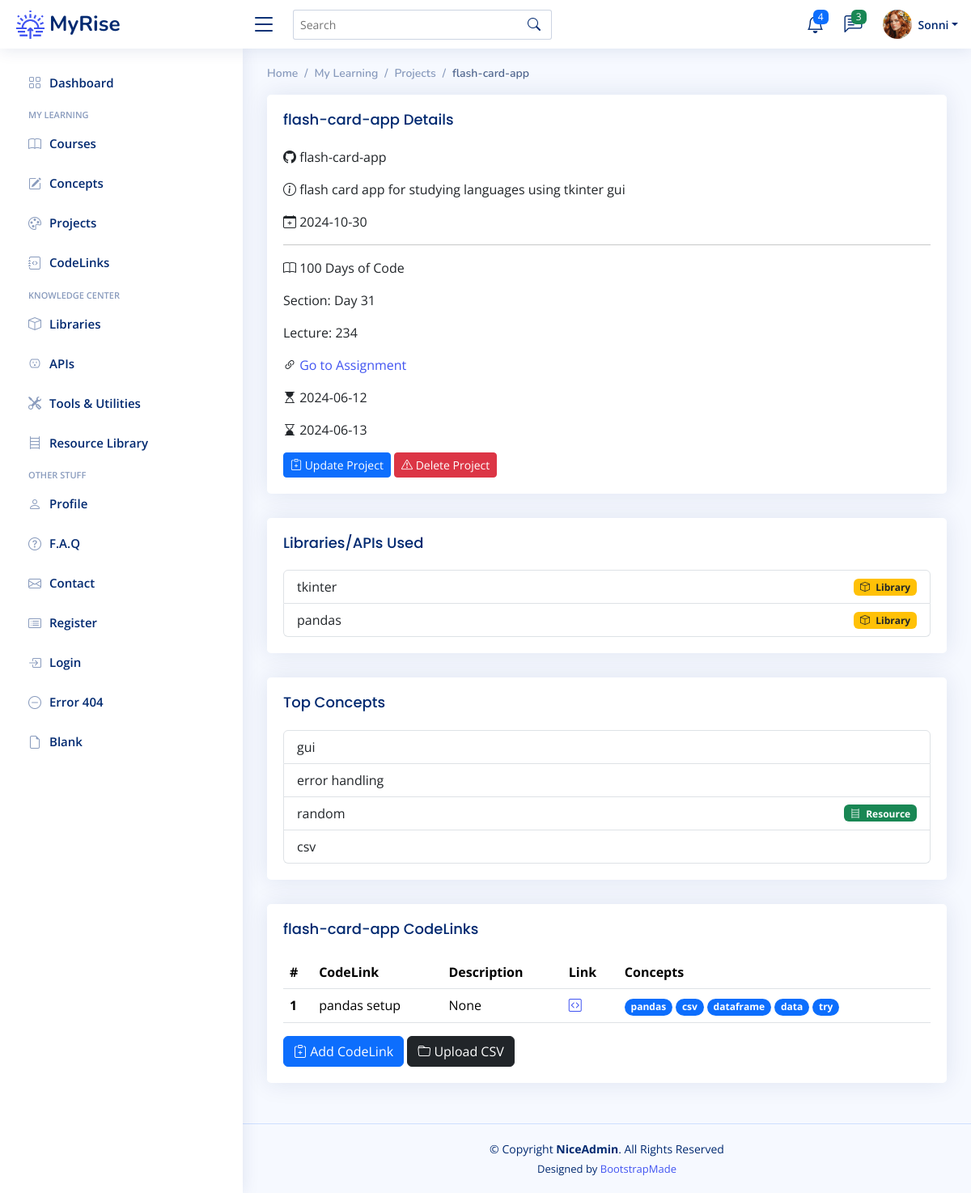
/projects/1 (signed in), run on an earlier commit of the app's database.
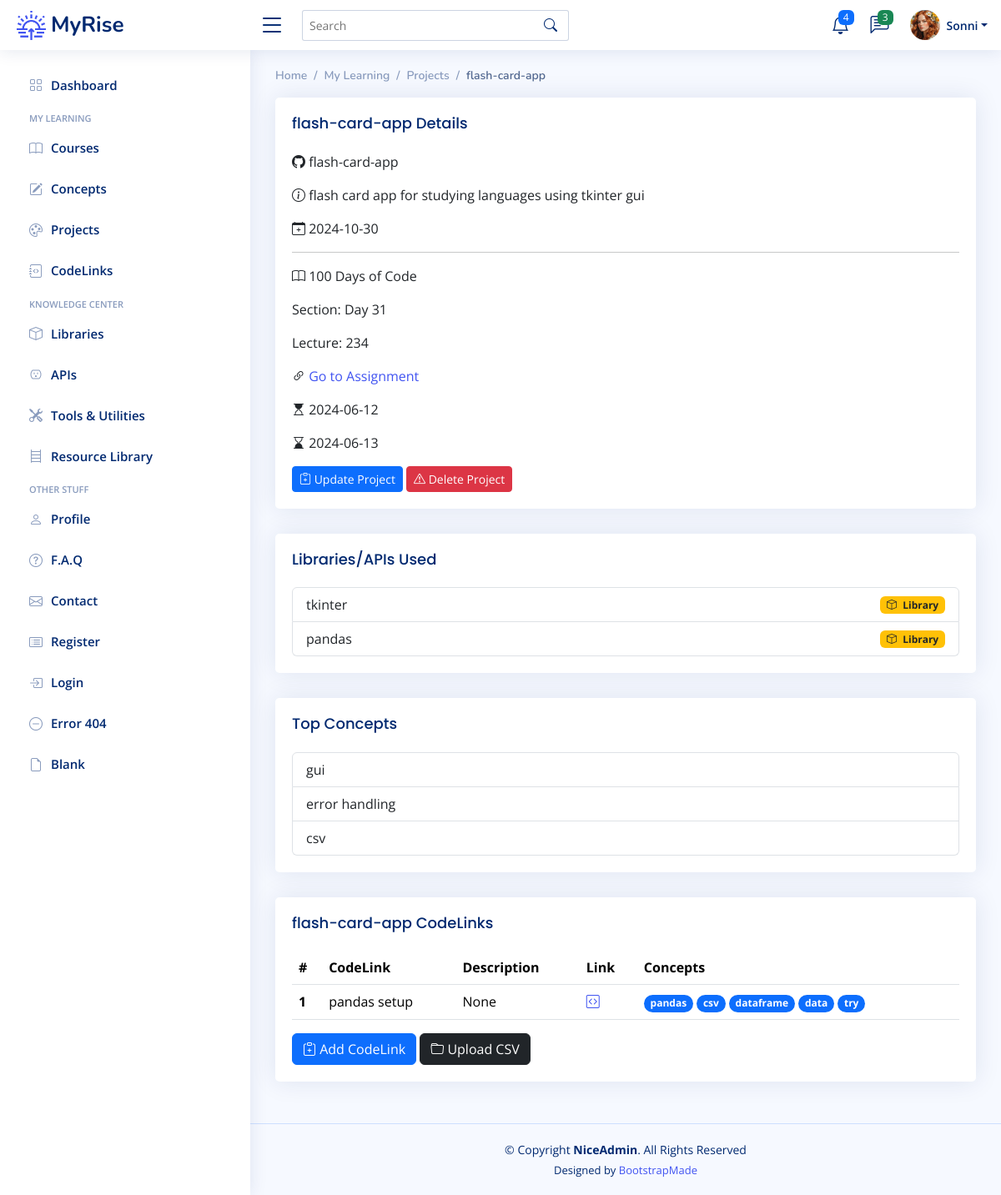
And on a later commit of the database.
### app/models.py (models this page shows)
class Concept(db.Model):
    __tablename__ = "concepts"
    id: Mapped[int] = mapped_column(Integer, primary_key=True)
    concept_term: Mapped[str] = mapped_column(String(50), nullable=False)
    category: Mapped[str] = mapped_column(String(100), nullable=True)
    description: Mapped[str] = mapped_column(Text, nullable=True)
    date_added: Mapped[datetime.date] = mapped_column(Date, nullable=False)

class CodeLink(db.Model):
    __tablename__ = "codelinks"
    id: Mapped[int] = mapped_column(Integer,primary_key=True)
    name: Mapped[str] = mapped_column(String(250), nullable=False)
    description: Mapped[str] = mapped_column(Text, nullable=True)
    link: Mapped[str] = mapped_column(String(250), nullable=False)
    repo_id: Mapped[int] = mapped_column(Integer, ForeignKey(Repository.id), index=True)
    repo: Mapped["Repository"] = relationship(back_populates="codelinks")
    project_id: Mapped[int] = mapped_column(Integer, ForeignKey(Project.id), index=True)
    project: Mapped["Project"] = relationship(back_populates="codelinks")
    concepts: Mapped[List["Concept"]] = relationship('Concept', secondary=codelink_concept, backref='codelinks')
    user_id: Mapped[int] = mapped_column(Integer, ForeignKey(User.id), index=True)
    user: Mapped["User"] = relationship(back_populates="codelinks")

### app/routes.py (the view)
@app.route('/projects/<int:num>')
@login_required
def project_detail(num):
    target_project = db.get_or_404(Project, num)
    proj_concepts = []
    proj_codelinks = db.session.execute(db.select(CodeLink).where(CodeLink.project_id == num)).scalars().all()
    for concept in target_project.concepts:
        proj_concepts.append(concept)
    return render_template('project-detail.html',
                           project=target_project,
                           concepts=proj_concepts,
                           concept_badge=concept_categories,
                           codelinks=proj_codelinks)

### app/models.py (called while the page is built)
@login_manager.user_loader
def load_user(user_id):
    return db.get_or_404(User, user_id)

### app/templates/project-detail.html (shortened to what the changed rows need)
{% extends 'base.html' %}
{% from 'bootstrap5/form.html' import render_form %}
{% block content %}
	<main id="main" class="main">
		<div class="card">
            <div class="card-body">
              <ul class="list-group">
				  {% for concept in concepts %}
				  {% if concept.category == 'library' or concept.category == 'api' %}
				  <li class="list-group-item d-flex justify-content-between align-items-center">
					  {{ concept.concept_term }}
					  <span class="badge {{ concept_badge[concept.category][1] }}"><i class="bi {{ concept_badge[concept.category][2] }} me-1"></i> {{ concept_badge[concept.category][0] }}</span>
                </li>
				  {% endif %}
				  {% endfor %}
              </ul>
            </div>
          </div>
	<div class="card">
            <div class="card-body">
              <ul class="list-group">
				  {% for concept in concepts %}
				  {% if concept.category != 'library' and concept.category != 'api' %}
				  <li class="list-group-item d-flex justify-content-between align-items-center">
					  {{ concept.concept_term }}
					  {% if concept.category %}
					  <span class="badge {{ concept_badge[concept.category][1] }}"><i class="bi {{ concept_badge[concept.category][2] }} me-1"></i> {{ concept_badge[concept.category][0] }}</span>
					  {% endif %}
                </li>
					{% endif %}
				  {% endfor %}
              </ul>
            </div>
          </div>
	 <div class="card">
		<div class="card-body">
		  <table class="table table-hover">
			<thead>
			  <tr>
			    <th scope="col">#</th>
				<th scope="col">CodeLink</th>
			    <th scope="col">Description</th>
			    <th scope="col">Link</th>
				<th scope="col">Concepts</th>
			  </tr>
			</thead>
			<tbody>
			{% for link in codelinks %}
			  <tr>
				<th scope="row">{{ link.id }}</th>
			  	<td>{{ link.name }}</td>
			    <td>{{ link.description }}</td>
				  {% if link.link %}
				<td><a href="{{ link.link }}" target="_blank"><i class="bi bi-code-square"></i></a></td>
				  {% else %}
				  <td></td>
				  {% endif %}
				<td>{% for concept in link.concepts %} <span class="badge rounded-pill bg-primary"> {{ concept.concept_term }} </span> {% endfor %}</td>
			  </tr>
			{% endfor %}
			</tbody>
		  </table>
		</div>
	 </div>
	</main>
{% endblock %}

What changed in the data, as far as the page shows it:
removed Concept: concept_term "random", category "Resource", shown under "Top Concepts"
